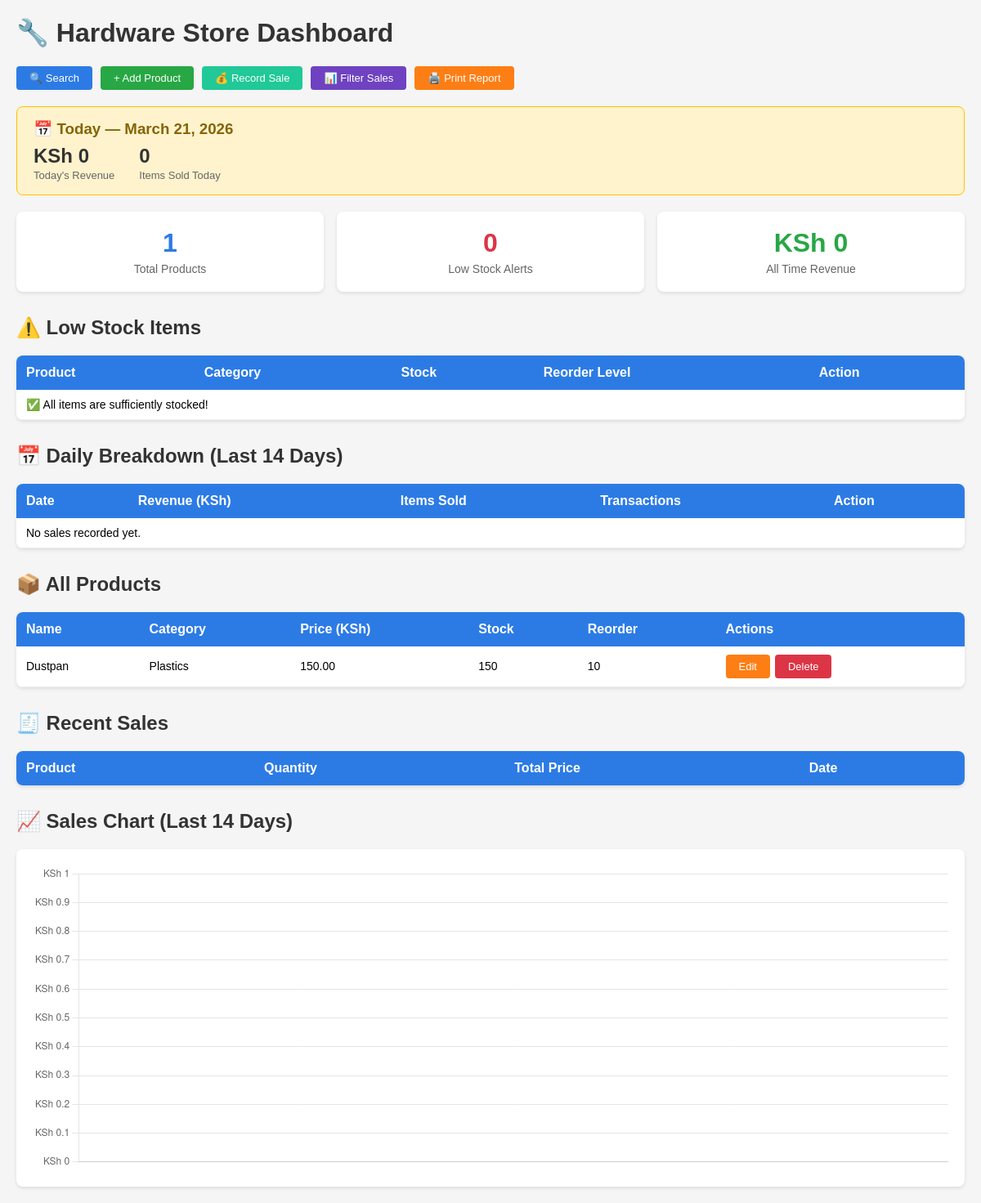
The app's page /dashboard/, older data.
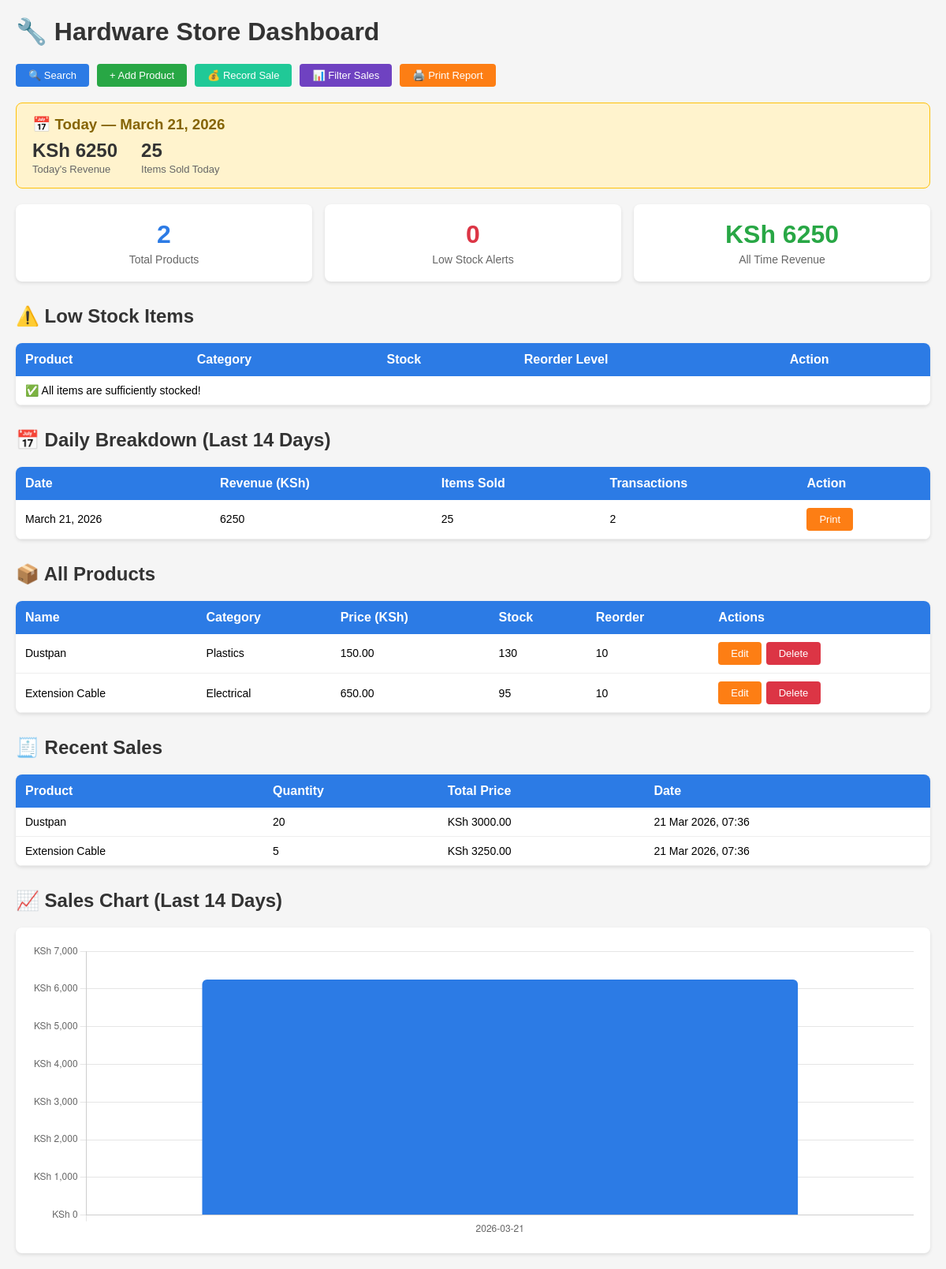
The same page, newer data.
### inventory/models.py (models this page shows, shortened)
class Product(models.Model):
    name = models.CharField(max_length=200)
    category = models.ForeignKey(Category, on_delete=models.SET_NULL, null=True)
    supplier = models.ForeignKey(Supplier, on_delete=models.SET_NULL, null=True)
    price = models.DecimalField(max_digits=10, decimal_places=2)
    stock_quantity = models.IntegerField()
    reorder_level = models.IntegerField(default=5)

class Category(models.Model):
    name = models.CharField(max_length=100)
    def __str__(self):
        return self.name

### sales/models.py (models this page shows, shortened)
class Sale(models.Model):
    product = models.ForeignKey(Product, on_delete=models.CASCADE)
    quantity_sold = models.IntegerField()
    date = models.DateTimeField(auto_now_add=True)
    total_price = models.DecimalField(max_digits=10, decimal_places=2, blank=True, null=True)

### reports/views.py (the view)
# urls.py: path('dashboard/', views.dashboard, name='dashboard'),
def dashboard(request):
    total_products = Product.objects.count()
    low_stock_items = Product.objects.filter(stock_quantity__lte=F('reorder_level'))
    all_products = Product.objects.select_related('category', 'supplier').all()
    categories = Category.objects.all()
    suppliers = Supplier.objects.all()
    today = date.today()
    today_sales = Sale.objects.filter(date__date=today)
    today_revenue = today_sales.aggregate(total=Sum('total_price'))['total'] or 0
    today_items_sold = today_sales.aggregate(total=Sum('quantity_sold'))['total'] or 0
    total_sales_value = Sale.objects.aggregate(total=Sum('total_price'))['total'] or 0
    recent_sales = Sale.objects.order_by('-date')[:10]
    daily_breakdown = (
        Sale.objects.annotate(day=TruncDate('date'))
        .values('day')
        .annotate(
            revenue=Sum('total_price'),
            items_sold=Sum('quantity_sold'),
            transactions=Count('id')
        )
        .order_by('-day')[:14]
    )
    chart_data_qs = list(reversed(list(daily_breakdown)))
    chart_labels = [str(entry['day']) for entry in chart_data_qs]
    chart_data = [float(entry['revenue']) for entry in chart_data_qs]
    context = {
        'total_products': total_products,
        'low_stock_items': low_stock_items,
        'all_products': all_products,
        'categories': categories,
        'suppliers': suppliers,
        'today_revenue': today_revenue,
        'today_items_sold': today_items_sold,
        'total_sales_value': total_sales_value,
        'recent_sales': recent_sales,
        'daily_breakdown': daily_breakdown,
        'chart_labels': chart_labels,
        'chart_data': chart_data,
        'today': today,
    }
    return render(request, 'reports/dashboard.html', context)

### reports/templates/reports/dashboard.html (shortened to what this page needs)
<!DOCTYPE html>
<html>
<head>
</head>
<body>
    <h1>🔧 Hardware Store Dashboard</h1>
    <div class="top-bar">
        <a href="/search/" class="btn btn-blue">🔍 Search</a>
        <a href="/product/add/" class="btn btn-green">+ Add Product</a>
        <a href="/sale/record/" class="btn btn-teal">💰 Record Sale</a>
        <a href="/sales/filter/" class="btn btn-purple">📊 Filter Sales</a>
        <a href="/report/print/" class="btn btn-orange">🖨️ Print Report</a>
    </div>
    <div class="today-box">
        <h3>📅 Today — {{ today }}</h3>
        <div class="today-stats">
            <div class="today-stat">
                <span>KSh {{ today_revenue }}</span>
                <p>Today's Revenue</p>
            </div>
            <div class="today-stat">
                <span>{{ today_items_sold }}</span>
                <p>Items Sold Today</p>
            </div>
        </div>
    </div>
    <div class="stats">
        <div class="card">
            <h2 class="blue">{{ total_products }}</h2>
            <p>Total Products</p>
        </div>
        <div class="card">
            <h2 class="red">{{ low_stock_items.count }}</h2>
            <p>Low Stock Alerts</p>
        </div>
        <div class="card">
            <h2 class="green">KSh {{ total_sales_value }}</h2>
            <p>All Time Revenue</p>
        </div>
    </div>
    <h2>⚠️ Low Stock Items</h2>
    <table>
        <tr>
            <th>Product</th><th>Category</th><th>Stock</th><th>Reorder Level</th><th>Action</th>
        </tr>
        {% for item in low_stock_items %}
        <tr>
            <td class="alert-text">{{ item.name }}</td>
            <td>{{ item.category }}</td>
            <td class="alert-text">{{ item.stock_quantity }}</td>
            <td>{{ item.reorder_level }}</td>
            <td><a href="/restock/{{ item.id }}/" class="btn btn-blue">Restock</a></td>
        </tr>
        {% empty %}
        <tr><td colspan="5">✅ All items are sufficiently stocked!</td></tr>
        {% endfor %}
    </table>
    <h2>📅 Daily Breakdown (Last 14 Days)</h2>
    <table>
        <tr>
            <th>Date</th><th>Revenue (KSh)</th><th>Items Sold</th><th>Transactions</th><th>Action</th>
        </tr>
        {% for day in daily_breakdown %}
        <tr>
            <td>{{ day.day }}</td>
            <td>{{ day.revenue }}</td>
            <td>{{ day.items_sold }}</td>
            <td>{{ day.transactions }}</td>
            <td>
                <a href="/report/print/?date_from={{ day.day }}&date_to={{ day.day }}" class="btn btn-orange">Print</a>
            </td>
        </tr>
        {% empty %}
        <tr><td colspan="5">No sales recorded yet.</td></tr>
        {% endfor %}
    </table>
    <h2>📦 All Products</h2>
    <table>
        <tr>
            <th>Name</th><th>Category</th><th>Price (KSh)</th><th>Stock</th><th>Reorder</th><th>Actions</th>
        </tr>
        {% for product in all_products %}
        <tr>
            <td>{{ product.name }}</td>
            <td>{{ product.category }}</td>
            <td>{{ product.price }}</td>
            <td>{{ product.stock_quantity }}</td>
            <td>{{ product.reorder_level }}</td>
            <td style="display:flex; gap:6px;">
                <a href="/product/edit/{{ product.id }}/" class="btn btn-orange">Edit</a>
                <form method="POST" action="/product/delete/{{ product.id }}/" style="display:inline;" onsubmit="return confirm('Delete {{ product.name }}?')">
                    <button type="submit" class="btn btn-red">Delete</button>
                </form>
            </td>
        </tr>
        {% endfor %}
    </table>
    <h2>🧾 Recent Sales</h2>
    <table>
        <tr>
            <th>Product</th><th>Quantity</th><th>Total Price</th><th>Date</th>
        </tr>
        {% for sale in recent_sales %}
        <tr>
            <td>{{ sale.product.name }}</td>
            <td>{{ sale.quantity_sold }}</td>
            <td>KSh {{ sale.total_price }}</td>
            <td>{{ sale.date|date:"d M Y, H:i" }}</td>
        </tr>
        {% endfor %}
    </table>
    <h2>📈 Sales Chart (Last 14 Days)</h2>
    <div style="background:white; padding:20px; border-radius:8px; box-shadow:0 2px 4px rgba(0,0,0,0.1);">
        <canvas id="salesChart" height="100"></canvas>
    </div>
    <script>
        const labels = {{ chart_labels|safe }};
        const data = {{ chart_data|safe }};
        new Chart(document.getElementById('salesChart'), {
            type: 'bar',
            data: {
                labels: labels,
                datasets: [{
                    label: 'Daily Revenue (KSh)',
                    data: data,
                    backgroundColor: '#2c7be5',
                    borderRadius: 6,
                }]
            },
            options: {
                responsive: true,
                plugins: { legend: { display: false } },
                scales: {
                    y: {
                        beginAtZero: true,
                        ticks: { callback: value => 'KSh ' + value.toLocaleString() }
                    }
                }
            }
        });
    </script>
</body>
</html>

### reports/templates/reports/dashboard.html (style rules this page uses)
body { font-family: Arial, sans-serif; margin: 20px; background: #f5f5f5; }
h1, h2 { color: #333; }
h2 { margin-top: 30px; }
.stats { display: flex; gap: 16px; margin-bottom: 30px; flex-wrap: wrap; }
.card { background: white; padding: 20px; border-radius: 8px; flex: 1; min-width: 150px; text-align: center; box-shadow: 0 2px 4px rgba(0,0,0,0.1); }
.card h2 { font-size: 32px; margin: 0; }
.card p { color: #666; margin: 5px 0 0; font-size: 14px; }
.blue { color: #2c7be5; }
.green { color: #28a745; }
.red { color: #dc3545; }
table { width: 100%; border-collapse: collapse; background: white; border-radius: 8px; overflow: hidden; box-shadow: 0 2px 4px rgba(0,0,0,0.1); margin-bottom: 10px; }
th { background: #2c7be5; color: white; padding: 12px; text-align: left; }
td { padding: 10px 12px; border-bottom: 1px solid #eee; font-size: 14px; }
.btn { padding: 7px 16px; border-radius: 4px; text-decoration: none; font-size: 13px; display: inline-block; border: none; cursor: pointer; }
.btn-blue { background: #2c7be5; color: white; }
.btn-green { background: #28a745; color: white; }
.btn-orange { background: #fd7e14; color: white; }
.btn-red { background: #dc3545; color: white; }
.btn-purple { background: #6f42c1; color: white; }
.btn-teal { background: #20c997; color: white; }
.top-bar { display: flex; gap: 10px; margin-bottom: 20px; flex-wrap: wrap; }
.today-box { background: #fff3cd; border: 1px solid #ffc107; border-radius: 8px; padding: 16px 20px; margin-bottom: 20px; }
.today-box h3 { margin: 0 0 8px; color: #856404; }
.today-stats { display: flex; gap: 30px; }
.today-stat span { font-size: 24px; font-weight: bold; color: #333; }
.today-stat p { margin: 2px 0 0; font-size: 13px; color: #666; }

Row changes from the older to the newer data that the page shows:
changed Product "Dustpan": stock_quantity "150" → "130"
added Product: name "Extension Cable", category "Electrical", price "650.00", stock_quantity "95", reorder_level "10"
added Sale: product.name "Dustpan", quantity_sold "20", total_price "3000.00", date "21 Mar 2026, 07:36"
added Sale: product.name "Extension Cable", quantity_sold "5", total_price "3250.00", date "21 Mar 2026, 07:36"
Text that changed along with them:
{{ today_revenue }}: "0" → "6250"
{{ today_items_sold }}: "0" → "25"
{{ total_products }}: "1" → "2"
{{ total_sales_value }}: "0" → "6250"
chart data {{ chart_labels|safe }}: [] → ['2026-03-21']
chart data {{ chart_data|safe }}: [] → [6250.0]
new list line: "March 21, 2026 6250 25 2 Print"
text no longer shown: "No sales recorded yet."
